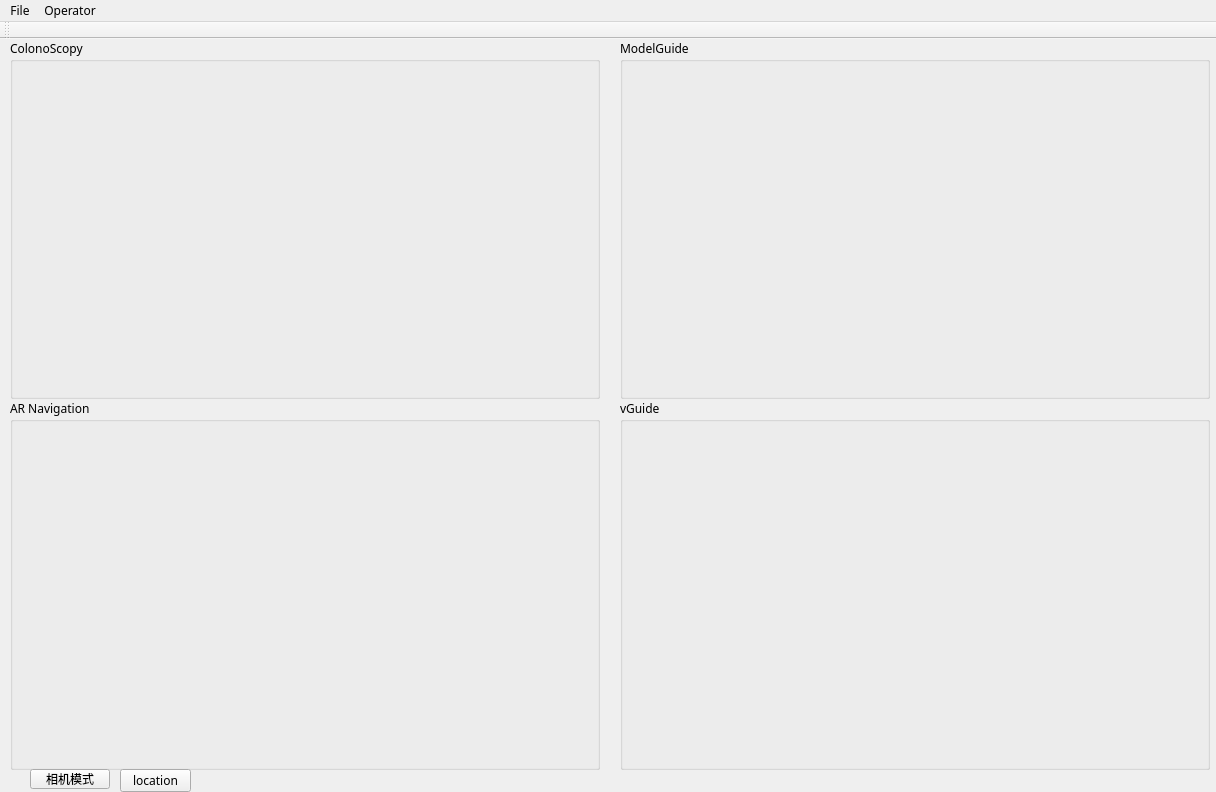
<?xml version="1.0" encoding="UTF-8"?>
<ui version="4.0">
 <class>MainWindow</class>
 <widget class="QMainWindow" name="MainWindow">
  <property name="geometry">
   <rect>
    <x>0</x>
    <y>0</y>
    <width>1216</width>
    <height>792</height>
   </rect>
  </property>
  <property name="font">
   <font>
    <family>Aharoni</family>
   </font>
  </property>
  <property name="windowTitle">
   <string>operation guide</string>
  </property>
  <widget class="QWidget" name="centralWidget">
   <widget class="QPushButton" name="btnLocation">
    <property name="geometry">
     <rect>
      <x>120</x>
      <y>730</y>
      <width>71</width>
      <height>23</height>
     </rect>
    </property>
    <property name="text">
     <string>location</string>
    </property>
   </widget>
   <widget class="QGroupBox" name="Colonoscopy">
    <property name="geometry">
     <rect>
      <x>10</x>
      <y>0</y>
      <width>590</width>
      <height>360</height>
     </rect>
    </property>
    <property name="title">
     <string>ColonoScopy</string>
    </property>
    <widget class="QLabel" name="Camera">
     <property name="geometry">
      <rect>
       <x>10</x>
       <y>20</y>
       <width>561</width>
       <height>331</height>
      </rect>
     </property>
     <property name="text">
      <string/>
     </property>
    </widget>
   </widget>
   <widget class="QGroupBox" name="ARnavigation">
    <property name="geometry">
     <rect>
      <x>10</x>
      <y>360</y>
      <width>590</width>
      <height>371</height>
     </rect>
    </property>
    <property name="title">
     <string>AR Navigation</string>
    </property>
    <widget class="QVTKWidget" name="qvtkWidget" native="true">
     <property name="geometry">
      <rect>
       <x>10</x>
       <y>10</y>
       <width>570</width>
       <height>340</height>
      </rect>
     </property>
    </widget>
   </widget>
   <widget class="QGroupBox" name="groupBox_3">
    <property name="geometry">
     <rect>
      <x>620</x>
      <y>0</y>
      <width>590</width>
      <height>360</height>
     </rect>
    </property>
    <property name="title">
     <string>ModelGuide</string>
    </property>
    <widget class="QVTKWidget" name="qvtkWidget_2" native="true">
     <property name="geometry">
      <rect>
       <x>10</x>
       <y>10</y>
       <width>570</width>
       <height>340</height>
      </rect>
     </property>
    </widget>
   </widget>
   <widget class="QGroupBox" name="groupBox_4">
    <property name="geometry">
     <rect>
      <x>620</x>
      <y>360</y>
      <width>590</width>
      <height>371</height>
     </rect>
    </property>
    <property name="title">
     <string>vGuide</string>
    </property>
    <widget class="QVTKWidget" name="qvtkWidget_3" native="true">
     <property name="geometry">
      <rect>
       <x>10</x>
       <y>10</y>
       <width>570</width>
       <height>340</height>
      </rect>
     </property>
    </widget>
   </widget>
   <widget class="QPushButton" name="btnProjectCtrl">
    <property name="geometry">
     <rect>
      <x>30</x>
      <y>730</y>
      <width>80</width>
      <height>20</height>
     </rect>
    </property>
    <property name="text">
     <string>相机模式</string>
    </property>
   </widget>
   <zorder>Colonoscopy</zorder>
   <zorder>groupBox_3</zorder>
   <zorder>groupBox_4</zorder>
   <zorder>ARnavigation</zorder>
   <zorder>btnLocation</zorder>
   <zorder>btnProjectCtrl</zorder>
  </widget>
  <widget class="QMenuBar" name="menuBar">
   <property name="geometry">
    <rect>
     <x>0</x>
     <y>0</y>
     <width>1216</width>
     <height>18</height>
    </rect>
   </property>
   <widget class="QMenu" name="menuFile">
    <property name="title">
     <string>File</string>
    </property>
    <addaction name="actionLoad_Model"/>
    <addaction name="actionLoad_vGuide"/>
   </widget>
   <widget class="QMenu" name="menuO">
    <property name="title">
     <string>Operator</string>
    </property>
    <addaction name="actionOpen_Camera"/>
    <addaction name="actionOpen_NDI"/>
    <addaction name="actionSampling"/>
    <addaction name="actionRegistration"/>
    <addaction name="actionConstruction"/>
   </widget>
   <addaction name="menuFile"/>
   <addaction name="menuO"/>
  </widget>
  <widget class="QToolBar" name="mainToolBar">
   <attribute name="toolBarArea">
    <enum>TopToolBarArea</enum>
   </attribute>
   <attribute name="toolBarBreak">
    <bool>false</bool>
   </attribute>
  </widget>
  <action name="actionOpen_Camera">
   <property name="checkable">
    <bool>true</bool>
   </property>
   <property name="text">
    <string>Open Camera</string>
   </property>
  </action>
  <action name="actionLoad_Model">
   <property name="text">
    <string>Load Model</string>
   </property>
  </action>
  <action name="actionOpen_NDI">
   <property name="checkable">
    <bool>true</bool>
   </property>
   <property name="text">
    <string>Open NDI</string>
   </property>
  </action>
  <action name="actionLoad_vGuide">
   <property name="text">
    <string>Load vGuide</string>
   </property>
  </action>
  <action name="actionSampling">
   <property name="checkable">
    <bool>true</bool>
   </property>
   <property name="text">
    <string>Sampling</string>
   </property>
  </action>
  <action name="actionRegistration">
   <property name="checkable">
    <bool>true</bool>
   </property>
   <property name="text">
    <string>Registration</string>
   </property>
  </action>
  <action name="actionConstruction">
   <property name="text">
    <string>Construction</string>
   </property>
  </action>
 </widget>
 <layoutdefault spacing="6" margin="11"/>
 <customwidgets>
  <customwidget>
   <class>QVTKWidget</class>
   <extends>QWidget</extends>
   <header>QVTKWidget.h</header>
   <container>1</container>
  </customwidget>
 </customwidgets>
 <resources/>
 <connections/>
</ui>
